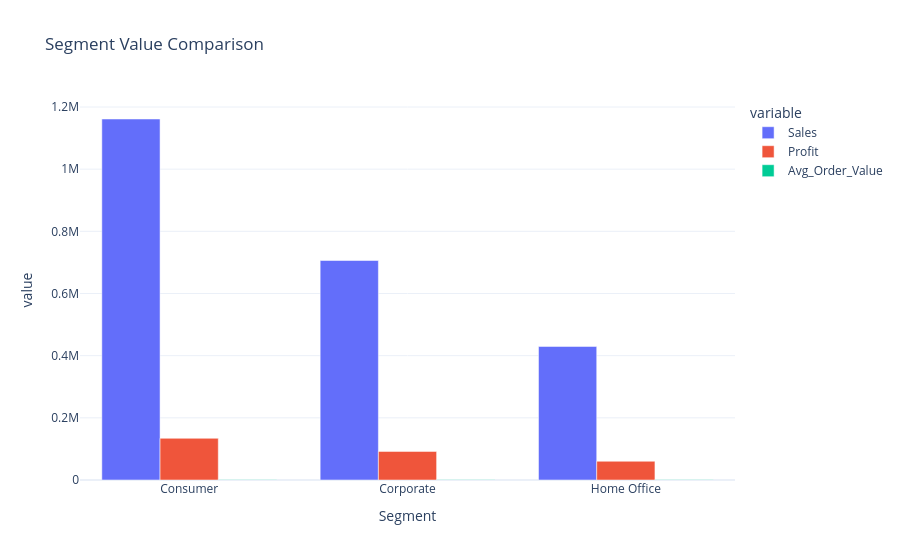

Source (notebook cell):
### Markdown cell above
## 7) Customer Segment Analysis

### Code cell
# -----------------------------
# 7) Customer segment analysis
# -----------------------------
segment_perf = df.groupby('Segment', as_index=False).agg(
    Sales=('Sales', 'sum'),
    Profit=('Profit', 'sum'),
    Orders=('Order ID', 'nunique')
)
segment_perf['Avg_Order_Value'] = segment_perf['Sales'] / segment_perf['Orders']

fig_segment = px.bar(
    segment_perf.melt(id_vars='Segment', value_vars=['Sales', 'Profit', 'Avg_Order_Value']),
    x='Segment',
    y='value',
    color='variable',
    barmode='group',
    title='Segment Value Comparison',
    template='plotly_white'
)
fig_segment.show()

display(segment_perf.sort_values('Profit', ascending=False))

display(Markdown(
    'Insight: the strongest segment should be protected with retention offers, while the weakest segment needs margin-safe upsell or reactivation tactics.'
))

### Figure 1 — Plotly figure (JSON) as saved in the notebook; plotly's stock layout.template omitted (floating-point values rounded to 4 significant figures)
{"data": [{"alignmentgroup": "True", "hovertemplate": "variable=Sales<br>Segment=%{x}<br>value=%{y}<extra></extra>", "legendgroup": "Sales", "marker": {"color": "#636efa", "pattern": {"shape": ""}}, "name": "Sales", "offsetgroup": "Sales", "orientation": "v", "showlegend": true, "textposition": "auto", "type": "bar", "x": ["Consumer", "Corporate", "Home Office"], "xaxis": "x", "y": [1161000.0, 706100.0, 429700.0], "yaxis": "y"}, {"alignmentgroup": "True", "hovertemplate": "variable=Profit<br>Segment=%{x}<br>value=%{y}<extra></extra>", "legendgroup": "Profit", "marker": {"color": "#EF553B", "pattern": {"shape": ""}}, "name": "Profit", "offsetgroup": "Profit", "orientation": "v", "showlegend": true, "textposition": "auto", "type": "bar", "x": ["Consumer", "Corporate", "Home Office"], "xaxis": "x", "y": [134100.0, 91980.0, 60300.0], "yaxis": "y"}, {"alignmentgroup": "True", "hovertemplate": "variable=Avg_Order_Value<br>Segment=%{x}<br>value=%{y}<extra></extra>", "legendgroup": "Avg_Order_Value", "marker": {"color": "#00cc96", "pattern": {"shape": ""}}, "name": "Avg_Order_Value", "offsetgroup": "Avg_Order_Value", "orientation": "v", "showlegend": true, "textposition": "auto", "type": "bar", "x": ["Consumer", "Corporate", "Home Office"], "xaxis": "x", "y": [449.1, 466.4, 472.7], "yaxis": "y"}], "layout": {"barmode": "group", "legend": {"title": {"text": "variable"}, "tracegroupgap": 0}, "title": {"text": "Segment Value Comparison"}, "xaxis": {"anchor": "y", "domain": [0, 1], "title": {"text": "Segment"}}, "yaxis": {"anchor": "x", "domain": [0, 1], "title": {"text": "value"}}}}
